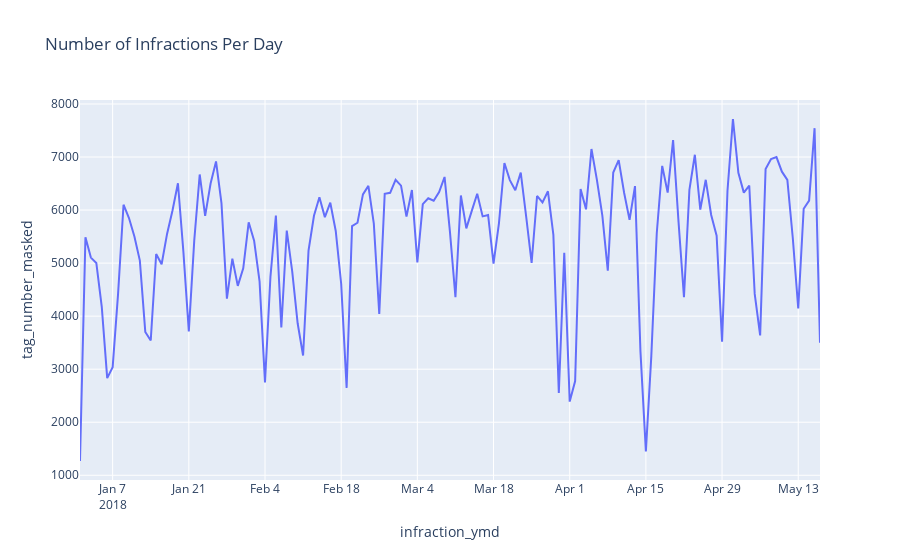

Notebook source saved alongside this figure:
### Code cell
# plot daily infractions per day

fig = px.line(daily_infraction_df, x='infraction_ymd', y='tag_number_masked', title='Number of Infractions Per Day')
fig.show()

### Figure 1 — Plotly figure (JSON) as saved in the notebook; plotly's stock layout.template omitted (floating-point values rounded to 4 significant figures; data arrays with more than 128 entries replaced by an {"elided": "..."} marker saying what was removed)
{"data": [{"hovertemplate": "infraction_ymd=%{x}<br>tag_number_masked=%{y}<extra></extra>", "legendgroup": "", "line": {"color": "#636efa", "dash": "solid"}, "mode": "lines", "name": "", "orientation": "v", "showlegend": false, "type": "scatter", "x": {"elided": "137 str values"}, "xaxis": "x", "y": {"elided": "137 int values"}, "yaxis": "y"}], "layout": {"legend": {"tracegroupgap": 0}, "title": {"text": "Number of Infractions Per Day"}, "xaxis": {"anchor": "y", "domain": [0, 1], "title": {"text": "infraction_ymd"}}, "yaxis": {"anchor": "x", "domain": [0, 1], "title": {"text": "tag_number_masked"}}}}
